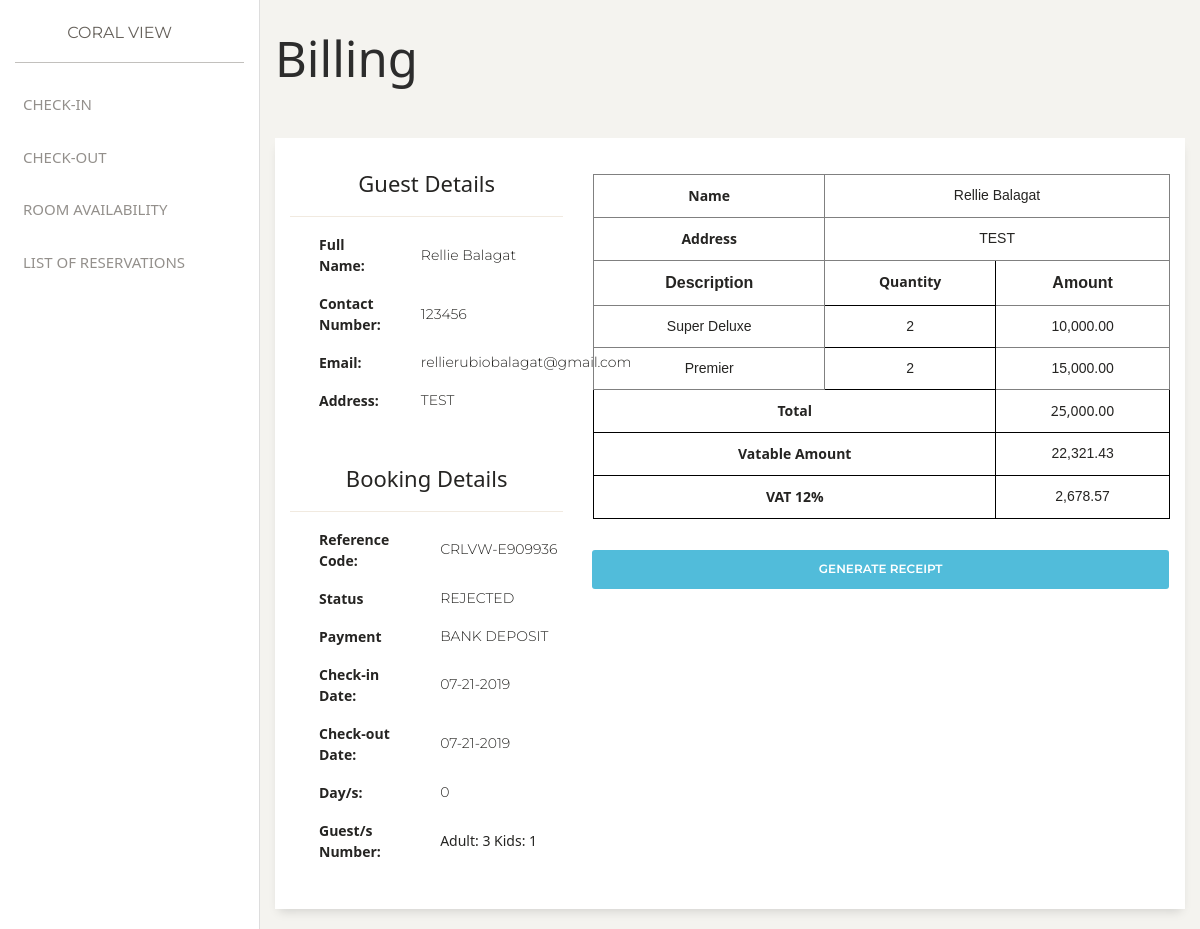
Page /admin/billing.php?reference_no=CRLVW-E909936 on the earlier database version.
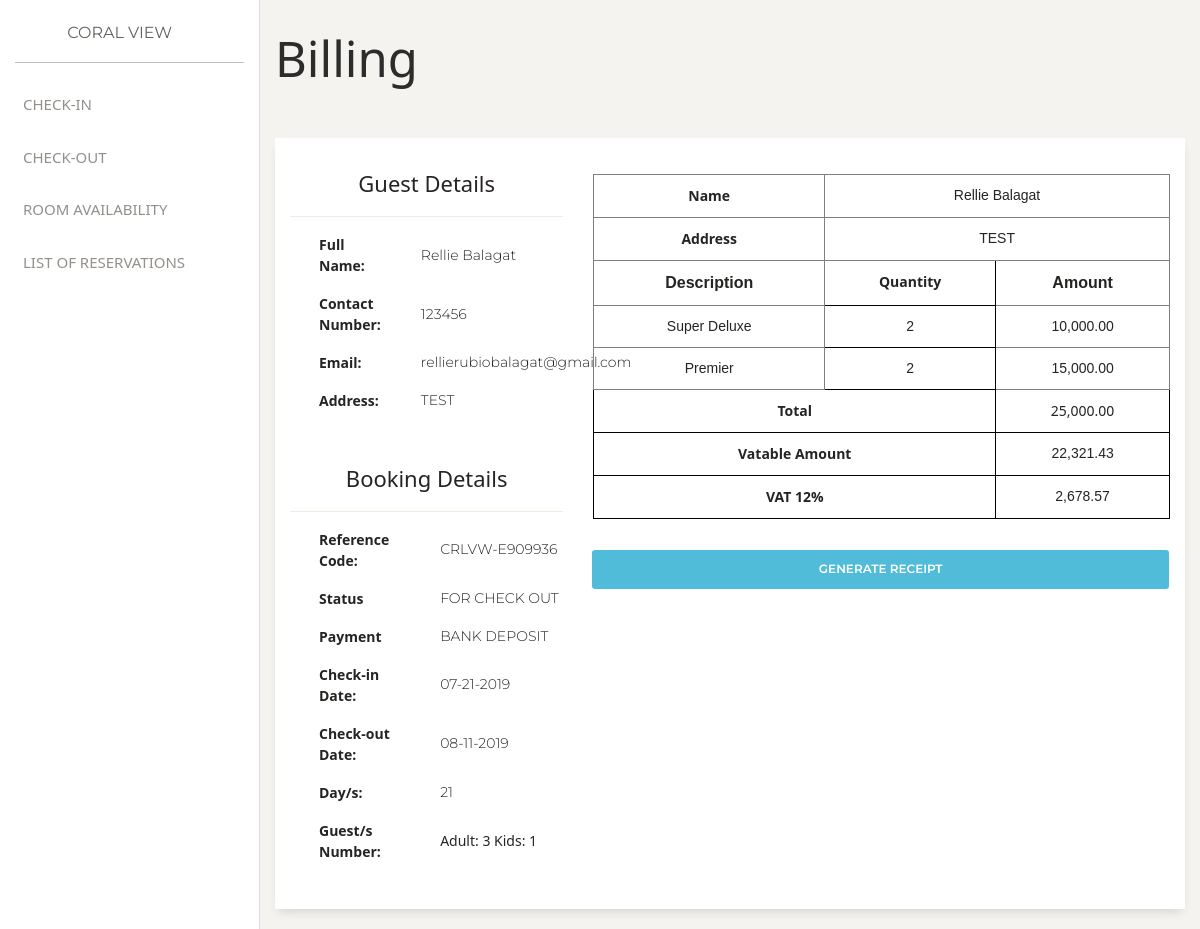
Same page on the later database version.
### tables this page shows
CREATE TABLE `reservation` (
  `id` int(11) NOT NULL,
  `guest_id` int(11) DEFAULT NULL,
  `reference_no` varchar(255) DEFAULT NULL,
  `status` varchar(255) DEFAULT NULL,
  `payment` varchar(255) DEFAULT NULL,
  `check_in_date` datetime DEFAULT NULL,
  `check_out_date` datetime DEFAULT NULL,
  `adult_count` int(11) DEFAULT NULL,
  `kids_count` int(11) DEFAULT NULL,
  `date_created` datetime DEFAULT current_timestamp(),
  `date_updated` datetime DEFAULT NULL
);

CREATE TABLE `guest` (
  `id` int(11) NOT NULL,
  `first_name` varchar(255) DEFAULT NULL,
  `last_name` varchar(255) DEFAULT NULL,
  `address` varchar(255) DEFAULT NULL,
  `email` varchar(255) DEFAULT NULL,
  `contact_number` varchar(255) DEFAULT NULL
);

CREATE TABLE `rooms` (
  `Id` int(11) NOT NULL,
  `number` varchar(255) DEFAULT NULL,
  `type` varchar(255) DEFAULT NULL,
  `peak_rate` float DEFAULT NULL,
  `off_peak_rate` float DEFAULT NULL,
  `description` varchar(255) DEFAULT NULL,
  `image` varchar(255) DEFAULT NULL,
  `capacity` int(11) DEFAULT NULL,
  `inclusions` text DEFAULT NULL
);

CREATE TABLE `booking_rooms` (
  `id` int(11) NOT NULL,
  `reservation_id` int(11) DEFAULT NULL,
  `room_id` int(11) DEFAULT NULL,
  `quantity` int(11) DEFAULT NULL
);

### admin/billing.php (the view, shortened to what the changed rows need)
<?php
include('../common/header.php');
$db = connect_to_db();
if(isset($_REQUEST["reference_no"])) {
    $reference_no = $_REQUEST["reference_no"];
}
?>
    <form action="../functions/admin/generate_receipt.php" method="POST">
        <div class="main-panel">
            <div class="container-fluid">
                <h1>Billing</h1>
                <br>
                <div class="row">
                    <div class="col">
                        <div class="card">
                            <div class="card-body">
                            <div class="row">
                                <div class="col-4">
                                    <?php
                                    $reservation_details_query = "SELECT * FROM reservation RES
                                        INNER JOIN guest G ON G.id = RES.guest_id
                                        WHERE RES.reference_no = '$reference_no'";
                                    $reservation_details_result = mysqli_query($db, $reservation_details_query);
                                    if($reservation_details_result) {
                                        echo '
                                        <div class="row">
                                            <div class="col">
                                        ';
                                        while($reservation = mysqli_fetch_assoc($reservation_details_result)) {
                                            $dateDiff = date_diff(date_create($reservation["check_in_date"]), date_create($reservation["check_out_date"]));
                                            $diff = $dateDiff->format('%d');
                                            $full_name = $reservation["first_name"] . " " . $reservation["last_name"];
                                            $address = $reservation["address"];
                                            echo '
                                                <table style="margin-left: 2em;">
                                                    <tr>
                                                        <th style="width: 40%;" class="pr-3 pb-3">Full Name:</th>
                                                        <td style="width: 60%;" class="pb-3 pl-4">' . $full_name . '</td>
                                                    </tr>
                                                    <tr>
                                                        <th style="width: 40%;" class="pr-3 pb-3">Contact Number:</th>
                                                        <td style="width: 60%;" class="pb-3 pl-4">' . $reservation["contact_number"] . '</td>
                                                    </tr>
                                                    <tr>
                                                        <th style="width: 40%;" class="pr-3 pb-3">Email:</th>
                                                        <td style="width: 60%;" class="pb-3 pl-4">' . $reservation["email"] . '</td>
                                                    </tr>
                                                    <tr>
                                                        <th style="width: 40%;" class="pr-3 pb-3">Address:</th>
                                                        <td style="width: 60%;" class="pb-3 pl-4">' . $reservation["address"] . '</td>
                                                    </tr>
                                                </table>
                                                <br />
                                                <h5 class="text-center mt-3">Booking Details</h5>
                                                <hr />
                                                <table style="margin-left: 2em;">
                                                    <tr>
                                                        <th style="width: 40%;" class="pr-3 pb-3">Reference Code:</th>
                                                        <td style="width: 60%;" class="pb-3 pl-4" id="referenceCode">' . $reservation["reference_no"] . '</td>
                                                    </tr>
                                                    <tr>
                                                        <th style="width: 40%;" class="pr-3 pb-3"><b>Status</b></th>
                                                        <td style="width: 60%;" class="pb-3 pl-4">' . $reservation["status"] . '</td>
                                                    </tr>
                                                    <tr>
                                                        <th style="width: 40%;" class="pr-3 pb-3"><b>Payment</b></th>
                                                        <td style="width: 60%;" class="pb-3 pl-4">' . $reservation["payment"] . '</td>
                                                    </tr>
                                                    <tr>
                                                        <th style="width: 40%;" class="pr-3 pb-3"><b>Check-in Date: </b></th>
                                                        <td style="width: 60%;" class="pb-3 pl-4">' . date_format(new Datetime($reservation["check_in_date"]), "m-d-Y")  . '</td>
                                                    </tr>
                                                    <tr>
                                                        <th style="width: 40%;" class="pr-3 pb-3"><b>Check-out Date: </b></th>
                                                        <td style="width: 60%;" class="pb-3 pl-4">' . date_format(new Datetime($reservation["check_out_date"]), "m-d-Y") . '</td>
                                                    </tr>
                                                    <tr>
                                                        <th style="width: 40%;" class="pr-3 pb-3"><b>Day/s: </b></th>
                                                        <td style="width: 60%;" class="pb-3 pl-4">' . $diff . '</td>
                                                    </tr>
                                                    <tr>
                                                        <th style="width: 40%;" class="pr-3 pb-3"><b>Guest/s Number: </b></th>
                                                        <td style="width: 60%;" class="pb-3 pl-4"><span>Adult: ' . $reservation["adult_count"] .  '</span> <span>Kids: ' . $reservation["kids_count"] . '</span></td>
                                                    </tr>
                                                </table>
                                                <br>
                                            ';
                                        }
                                        echo '
                                                </div>
                                            </div>
                                        ';
                                    }
                                    ?>
                                </div>
                                <div class="col-8">
                                <br>
                                <table class="tg" style="width: 100%;">
                                <tr>
                                    <th class="tg-0pky" colspan="2"><span style="font-weight:bold">Name</span></th>
                                    <th class="tg-0pky" colspan="2"><?php echo $full_name; ?></th>
                                </tr>
                                <tr>
                                    <td class="tg-0pky" colspan="2"><span style="font-weight:bold">Address</span></td>
                                    <td class="tg-0pky" colspan="2"><?php echo $address; ?></td>
                                </tr>
                                    <tr>
                                        <th class="tg-4688" colspan="2" style="text-align: center;">Description</th>
                                        <th class="tg-0lax" style="text-align: center;"><span style="font-weight:bold;">Quantity</span></th>
                                        <th class="tg-4688" style="text-align: center;">Amount</th>
                                    </tr>
                                <?php
                                    $room_reservation_details_query = "SELECT * FROM reservation RES
                                        INNER JOIN guest G ON G.id = RES.guest_id
                                        INNER JOIN booking_rooms BR ON RES.id = BR.reservation_id
                                        INNER JOIN rooms R ON BR.room_id = R.Id
                                        WHERE RES.reference_no = '$reference_no'";
                                    $room_reservation_details_result = mysqli_query($db, $room_reservation_details_query);
                                    if($room_reservation_details_result) {
                                        while($room_reservation = mysqli_fetch_assoc($room_reservation_details_result)) {
                                            $total_price = $room_reservation["peak_rate"] * $room_reservation["quantity"];
                                            echo '
                                                <tr>
                                                    <td class="tg-0pky" colspan="2">' . $room_reservation["type"] . '</td>
                                                    <td class="tg-0lax">' . $room_reservation["quantity"]  . '</td>
                                                    <td class="tg-0pky">' . number_format($total_price, 2) . '</td>
                                                </tr>
                                            ';
                                        }
                                    }
                                ?>
                                </table>
                                    <br>
                                </div>
                            </div>
                            </div>
                        </div>
                    </div>
                </div>
            </div>
        </div>
    </form>
<?php
include('../common/footer.php');
?>

Differences in the rows shown:
changed reservation "CRLVW-E909936": status "REJECTED" → "FOR CHECK OUT"; check_out_date "07-21-2019" → "08-11-2019"; diff "0" → "21"
